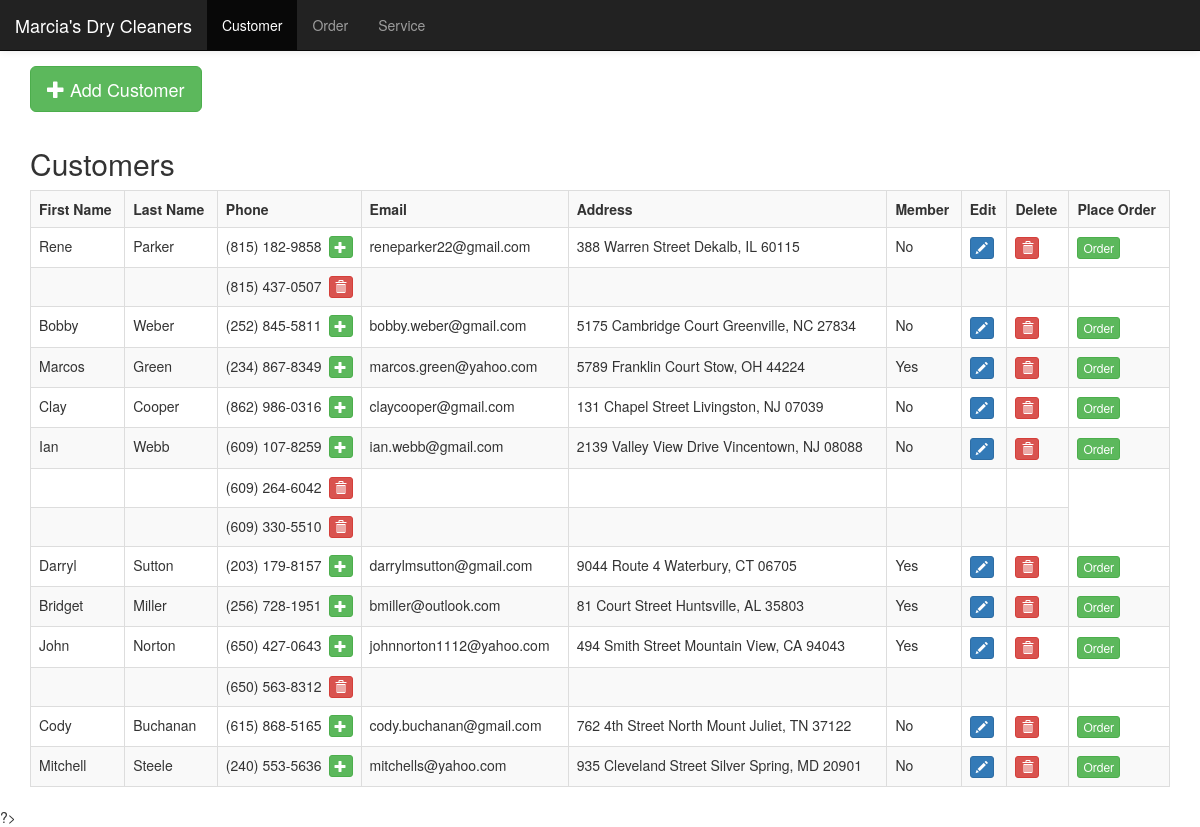
/customer.php, run on an earlier commit of the app's database.
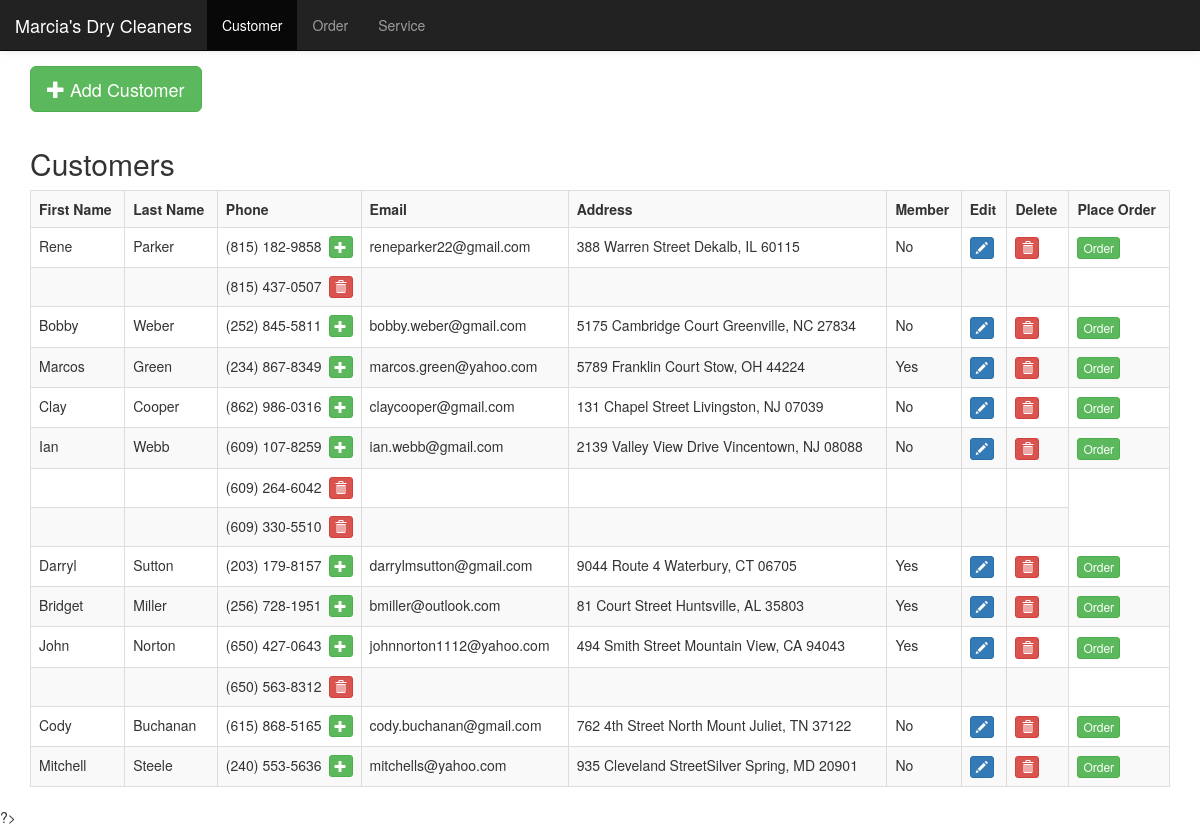
And on a later commit of the database.
### tables this page shows
CREATE TABLE `phone` (
    CustomerID INT,
    Phone VARCHAR(45),
    PRIMARY KEY (CustomerID, Phone),
    FOREIGN KEY (CustomerID) REFERENCES `customer`(CustomerID) ON UPDATE RESTRICT ON DELETE CASCADE
);

CREATE TABLE `customer` (
    CustomerID INT PRIMARY KEY AUTO_INCREMENT,
    FirstName VARCHAR(45) NOT NULL,
    LastName VARCHAR(45) NOT NULL,
    Email VARCHAR(255) NOT NULL,
    Address VARCHAR(255) NOT NULL,
    HasMembership BOOLEAN NOT NULL DEFAULT FALSE
);

### customer.php (the view, shortened to what this page needs)
<!DOCTYPE html>
<html>
<?php require "header.php"; ?>
<body>
<div class="container" style="padding-top:15px;">
    <?php require "connect.php"; ?>
    <?php
    $mysqli = new mysqli($host, $user, $pass, $db);
    ?>
    <button style="margin-bottom:15px" class="btn btn-success btn-lg" data-title="Add" data-toggle="modal" data-target="#add"><span class="glyphicon glyphicon-plus"></span> Add Customer</button>
    <h2>Customers</h2>
    <div class="table-responsive">
        <table class="table table-bordered table-striped">
            <tr>
                <th>First Name</th>
                <th>Last Name</th>
                <th>Phone</th>
                <th>Email</th>
                <th>Address</th>
                <th>Member</th>
                <th>Edit</th>
                <th>Delete</th>
                <th>Place Order</th>
            </tr>
            <?php
                $columns = "customer.CustomerID, FirstName, LastName, Email, Address, HasMembership, Phone";
                $query = "SELECT ".$columns." FROM customer LEFT JOIN phone ON customer.CustomerID = phone.CustomerID";
                $CUSTOMER_ID_INDEX = 0;
                $FIRST_NAME_INDEX = 1;
                $LAST_NAME_INDEX = 2;
                $EMAIL_INDEX = 3;
                $ADDRESS_INDEX = 4;
                $HAS_MEMBERSHIP_INDEX = 5;
                $PHONE_INDEX = 6;
                $lastID = -1;
                $result = $mysqli->query($query);
                while ($row = $result->fetch_array()) {
                    $id = $row[$CUSTOMER_ID_INDEX];
                    $firstName = $row[$FIRST_NAME_INDEX];
                    $lastName = $row[$LAST_NAME_INDEX];
                    $email = $row[$EMAIL_INDEX];
                    $address = $row[$ADDRESS_INDEX];
                    $member = $row[$HAS_MEMBERSHIP_INDEX];
                    $phone = $row[$PHONE_INDEX];
                    $extraPhone = $id == $lastID;
                    if($id == $lastID) {
                        $firstName = $lastName = $email = $address = '';
                        $member = -1;
                    }
                    $lastID = $id;
                    echo '
                        <tr>
                            <td>'.$firstName.'</td>
                            <td>'.$lastName.'</td>
                            <td>'.$phone.''.($extraPhone?'
                                <button class="btn btn-danger btn-xs" style="float:right;" data-title="Delete" data-toggle="modal" data-target="#delete_phone" onclick="javascript:$(\'#delete_phone_confirm_button\').attr(\'value\',\''.$phone.'\');$(\'#delete_phone_customer_id\').attr(\'value\',\''.$id.'\');">
                                    <span class="glyphicon glyphicon-trash"></span>
                                </button>':'
                                <button class="btn btn-success btn-xs" style="float:right;" data-title="Add" data-toggle="modal" data-target="#add_phone" onclick="javascript:$(\'#add_phone_confirm_button\').attr(\'value\',\''.$phone.'\');$(\'#add_phone_customer_id\').attr(\'value\',\''.$id.'\');">
                                    <span class="glyphicon glyphicon-plus"></span>
                                </button>').'</td>
                            <td>'.$email.'</td>
                            <td>'.$address.'</td>
                            <td>'.($member==-1?'':($member==0?'No':'Yes')).'</td>'.(!$extraPhone?'
                            <td>
                                <button class="btn btn-primary btn-xs" data-title="Edit" data-toggle="modal" data-target="#edit" onclick="javascript:$(\'#first_name\').attr(\'value\',\''.$firstName.'\');$(\'#last_name\').attr(\'value\',\''.$lastName.'\');$(\'#phone\').attr(\'value\',\''.$phone.'\');$(\'#email\').attr(\'value\',\''.$email.'\');$(\'#address\').attr(\'value\',\''.$address.'\');document.getElementById(\'member_no\').checked='.$member.'==0;document.getElementById(\'member_yes\').checked=!'.$member.'==0;$(\'#edit_confirm_button\').attr(\'value\',\''.$id.'\');$(\'#edit_customer_old_phone\').attr(\'value\',\''.$phone.'\');">
                                    <span class="glyphicon glyphicon-pencil"></span>
                                </button>
                            </td>
                            <td>
                                <button class="btn btn-danger btn-xs" data-title="Delete" data-toggle="modal" data-target="#delete" onclick="javascript:$(\'#delete_confirm_button\').attr(\'value\',\''.$id.'\')">
                                    <span class="glyphicon glyphicon-trash"></span>
                                </button>
                            </td>
                            <td>
                                <button class="btn btn-success btn-xs" data-title="Order" data-toggle="modal" data-target="#order" onclick="javascript:$(\'#add_order_item_customer_id\').attr(\'value\',\''.$id.'\');$(\'#add_order_item_continue_button\').attr(\'value\',\'-1\');$(\'#add_order_item_finish_button\').attr(\'value\',\'-1\');">
                                    Order
                                </button>
                            </td>':'<td></td><td></td>').'
                        </tr>
                    ';
                }
            ?>
        </table>
    </div>
</div>
?>
</body>
</html>

### header.php (shortened to what this page needs)
<head>
    <link rel="stylesheet" href="css/bootstrap.min.css">
</head>
<nav class="navbar navbar-inverse navbar-static-top" style="margin-bottom:0; box-shadow: 0 0 8px 0 rgba(0,0,0,.1);">
    <div class="container-fluid">
        <div class="navbar-header">
            <a class="navbar-brand" href="index.php">Marcia's Dry Cleaners</a>
        </div>
        <ul class="nav navbar-nav">
            <li <?php if (basename($_SERVER['PHP_SELF']) == 'customer.php') echo 'class="active"' ?>><a
                    href="customer.php">Customer</a></li>
            <li <?php if (basename($_SERVER['PHP_SELF']) == 'order.php') echo 'class="active"' ?>><a
                    href="order.php">Order</a></li>
            <li <?php if (basename($_SERVER['PHP_SELF']) == 'service.php') echo 'class="active"' ?>><a
                    href="service.php">Service</a></li>
        </ul>
    </div>
</nav>

What changed in the data, as far as the page shows it:
changed through a linked row, phone "Mitchell": CustomerID.Address "935 Cleveland Street Silver Spring, MD 20901" → "935 Cleveland StreetSilver Spring, MD 20901"
